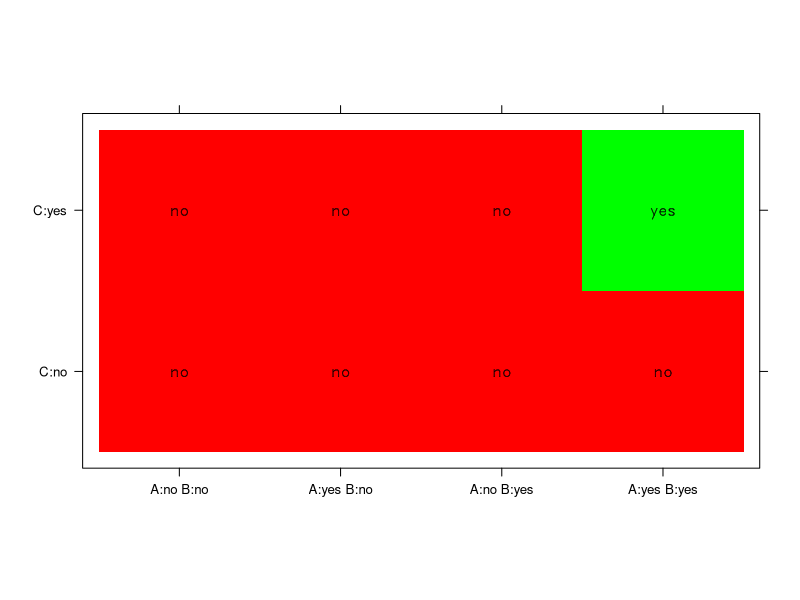
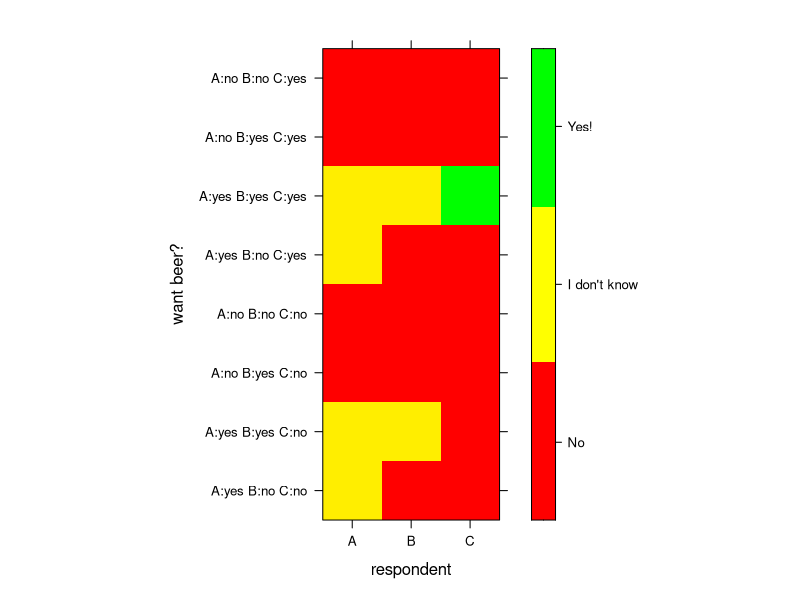
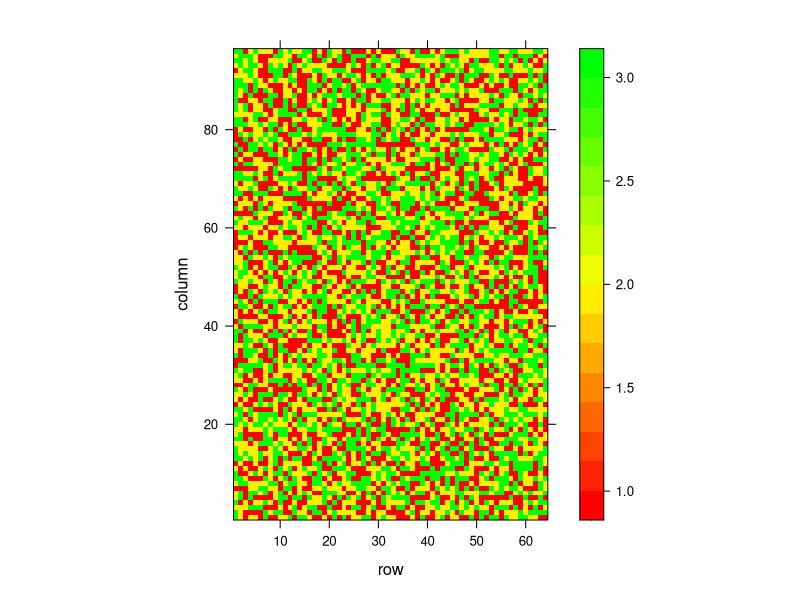
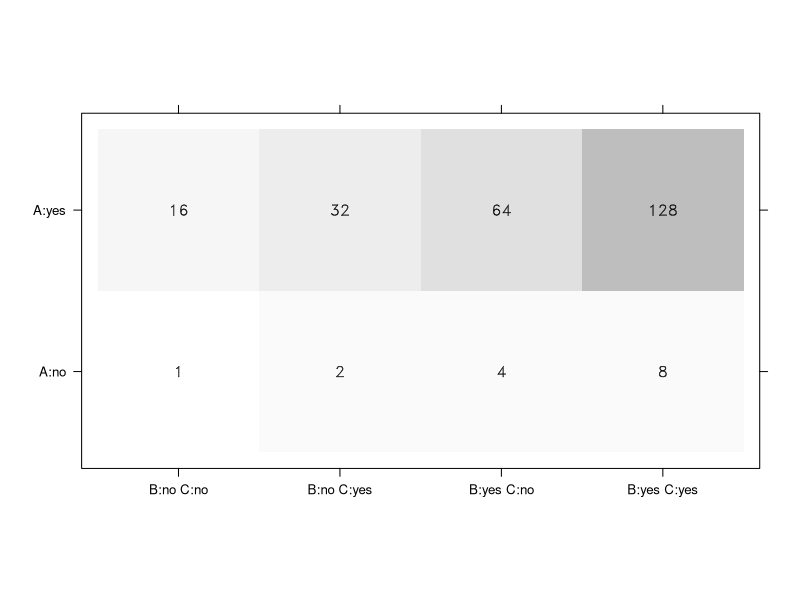

The R script that drew these images, in order:
library(lattice)
library(latticeExtra)

nz <- 3
x <- 2**1
y <- 2**2
d <- t(matrix(rep(1:2, length.out=x*y), nrow=x, ncol=y))

p <- levelplot(
  d,
  xlab=NULL,
  ylab=NULL,
  # scales=list(x=list(at=NULL), y=list(at=NULL)), # no ticks
  scales=list(x=list(at=1:y, labels=c("AB'", "AB", "A'B", "A'B'")), y=list(at=1:x, labels=c("C'", "C"))),
  cuts=nz-1, # to map 1:3 to white:black
  # colorkey=NULL,
  col.regions=colorRampPalette(colors=c("white", "black"))(nz)
)
# print(p)

get_question <- function(f) {
  dat <- data.frame(
    A=c(0, 1, 0, 1, 0, 1, 0, 1),
    B=c(0, 0, 1, 1, 0, 0, 1, 1),
    C=c(0, 0, 0, 0, 1, 1, 1, 1)
  )
  dat$value <- ifelse(f(dat$A, dat$B, dat$C), 1, 0)
  dat$source <- ifelse(dat$value, "yes", "no")
  dat$x <- factor(
    paste0(ifelse(dat$A == 1, "A:yes ", "A:no "), ifelse(dat$B == 1, "B:yes", "B:no")),
    levels=c("A:no B:no", "A:yes B:no", "A:no B:yes", "A:yes B:yes")
  )
  dat$y <- factor(ifelse(dat$C == 1, "C:yes", "C:no"), levels=c("C:no", "C:yes"))

  return(dat)
}

and3 <- function(a, b, c) {
  return(bitwAnd(bitwAnd(a, b), c))
}
datAND <- get_question(function(a, b, c) bitwAnd(bitwAnd(a, b), c))

dat <- data.frame(
  A=c(0, 1, 0, 1, 0, 1, 0, 1),
  B=c(0, 0, 1, 1, 0, 0, 1, 1),
  C=c(0, 0, 0, 0, 1, 1, 1, 1)
)
dat$value <- ifelse(and3(dat$A, dat$B, dat$C), 1, 0)
dat$source <- ifelse(dat$value, "yes", "no")
dat$x <- factor(
  paste0(ifelse(dat$A == 1, "A:yes ", "A:no "), ifelse(dat$B == 1, "B:yes", "B:no")),
  levels=c("A:no B:no", "A:yes B:no", "A:no B:yes", "A:yes B:yes")
)
dat$y <- factor(ifelse(dat$C == 1, "C:yes", "C:no"), levels=c("C:no", "C:yes"))

lp <- levelplot(
  value ~ x+y,
  aspect="iso",
  data=dat,
  xlab=NULL, ylab=NULL, colorkey=NULL,
  col.regions=colorRampPalette(colors=c("red", "green"))(2)
)
xp <- xyplot(y ~ x, data=dat,
  panel = function(y, x, ...) {
    ltext(x = x, y = y, labels = dat$source, cex = 1, font = 2,
      fontfamily = "HersheySans")
    # panel.grid(h=1, v=3, x=2, y=4)
    #panel.abline(h=c(1.5), from=1.5, to=2.5)
    #panel.abline(v=c(1.5, 2.5, 3.5), from=0.5, to=2.5)
  }
  )

p <- lp + xp
print(p)

# joke result, "and" form, per logician desire
# the "backwards" row/col numbers make
# the data match the input format
m <- matrix(nrow=3, ncol=8, data=c(
   0, -1, -1,  # 100
   0,  0, -1,  # 110
  -1, -1, -1,  # 010
  -1, -1, -1,  # 000
   0, -1, -1,  # 101
   0,  0,  1,  # 111
  -1, -1, -1,  # 011
  -1, -1, -1   # 001
))

levelplot(
  m,
  col.regions=colorRampPalette(colors=c("red", "yellow", "green")),
  xlab="respondent",
  ylab="want beer?",
  colorkey=list(at=c(-1, -.33, .33, 1), labels=list(at=c(-0.67, 0, 0.67), labels=c("No", "I don't know", "Yes!"))),
  scales=list(
    x=list(at=1:3, labels=c("A", "B", "C")),
    y=list(at=1:8, labels=c(
      "A:yes B:no C:no", "A:yes B:yes C:no", "A:no B:yes C:no", "A:no B:no C:no",
      "A:yes B:no C:yes", "A:yes B:yes C:yes", "A:no B:yes C:yes", "A:no B:no C:yes"
    ))
  )
)

dat <- data.frame(
  y=c("A yes B no C no", "A yes B yes C no", "A no B yes C no", "A no B no C no",
      "A yes B no C yes", "A yes B yes C yes", "A no B yes C yes", "A no B no C yes"),
  value=c(0, 0, 0, 0, 0, 1, 0, 0)+1,
  source=c(0, 0, 0, 0, 0, 1, 0, 0)
)

# mockup of the entire joke in a single plot
# there are 256 bartender questions, 8 logician desires, and 3 output steps
# 256 * 8 * 3 = 6144
# can be shown in a square grid of 2*32=64 rows, 3*32=96 columns
# (2*32 * 3*32 = 6144)
# if I use an 8 row, 3 column arrangement for each joke, that's 32 jokes
# across the columns, 8 jokes down the rows.
x <- 2*32
y <- 3*32
d <- t(matrix(sample(1:3, size=x*y, replace=T), nrow=y, ncol=x))
levelplot(d,
  col.regions=colorRampPalette(colors=c("red", "yellow", "green")),
)

# function index plot
dat <- data.frame(
  A=c(0, 0, 0, 0, 1, 1, 1, 1),
  B=c(0, 0, 1, 1, 0, 0, 1, 1),
  C=c(0, 1, 0, 1, 0, 1, 0, 1)
)  
dat$y <- factor(ifelse(dat$A == 1, "A:yes", "A:no"), levels=c("A:no", "A:yes"))
dat$x <- factor(
  paste0(ifelse(dat$B == 1, "B:yes ", "B:no "), ifelse(dat$C == 1, "C:yes", "C:no")),
  levels=c("B:no C:no", "B:no C:yes", "B:yes C:no", "B:yes C:yes")
)
dat$value <- 2**(0:7)
dat$source <- as.character(dat$value)

lp <- levelplot(
  value ~ x+y,
  data=dat,
  xlab=NULL, ylab=NULL, colorkey=NULL,
  aspect="iso",
  col.regions=colorRampPalette(colors=c("white", "gray"))(256)
)
xp <- xyplot(y ~ x,
             data=dat,
             panel = function(y, x, ...) {
               ltext(x = x, y = y, labels = dat$source, cex = 1, font = 2,
                     fontfamily = "HersheySans")
             }
)
lp + xp
  
